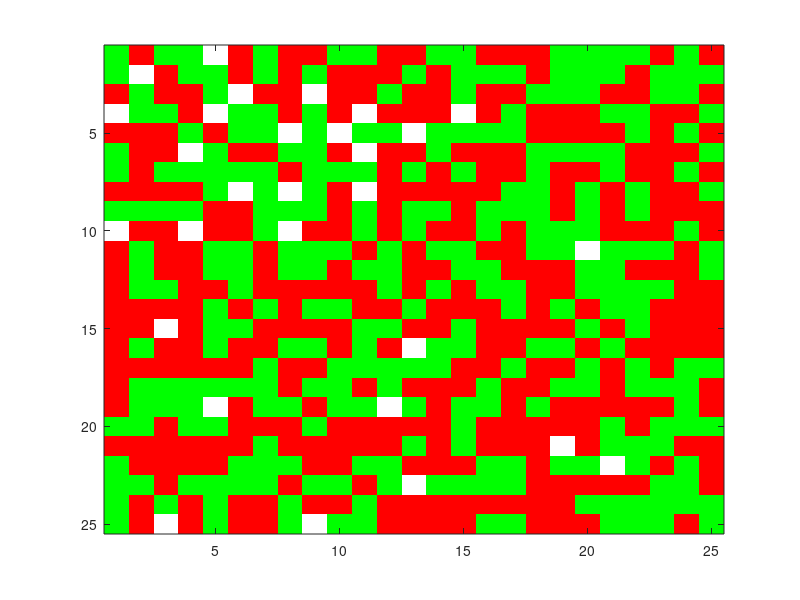

Write the MATLAB code that produced this figure. (Note: this script raises an error after producing the figure.)
% ABMSchellingSegregation.m
% Tested on the following builds:  MATLAB R2020b
%
% (C) 2021 Joseph Blochberger (jblochb2@jhu.edu).  All rights reserved.
% Feel free to share and use this script with associated files based on the
% following creative commons license: Attribution-NonCommercial-ShareAlike
% 4.0 International (CC BY-NC-SA 4.0).  For more information, see
% creativecommons.org/licenses/by-na-sa/4.0/
%
% Kindly cite as
%       Blochberger, J. 2021. Agent-Based Modeling of Schelling's
%       Segregation Model. https://github.com/joeblochberger/ABM-Schelling/ABMSchellingSegregation.m, GitHub. Retrieved Month Day, Year.
%
% Usage:
% This script demonstrates a realization of Schelling's segregation model [1].
% This model has fixed boundary conditions and updates sequentially.
% The default demo is based on default inputs from NetLogo v6.2 [2].
% Note: user will need to define where output results go in addition to
% defining simulation start number to rerun this script once a simulation
% is complete.
%
% Input:
%      start - user types in a starting value for the beginning of the
%      simulation
%
%      finish - user types in a finishing value for the beginning of the
%      simulation
%
%      ScrptPath - user defined directory where this MATLAB script lives
%
%      ResPath - user defined directory where figures are populated along
%      with .mat files of results
%
% References:
%      [1] Schelling, T., 1971, “Dynamic Models of Segregation,” Journal of
%      Mathematical Sociology, 1, pp. 143-186.
%
%      [2] Wilensky, U. 1999. NetLogo. http://ccl.northwestern.edu/netlogo/
%      Center for Connected Learning and Computer-Based Modeling,
%      Northwestern University. Evanston, IL.
%
clc; close all; clear iter;

%% Setup
if exist('start','var') == 0
    clc; close all; clear all;
    ScrptPath = uigetdir('','Where is this script located?');
    ResPath = uigetdir('','Where would you like your results?');
    start = input('Enter the starting simulation number (e.g. 1): ');
    finish = input('Enter the final number of simulations you would like to run (e.g. 10): ');
    spyflag = input('Suppress visualizing unhappy agents? (Enter 1 to suppress, 0 to visualize): ');
    cd(ResPath);
    
    %% Inputs to ABM
    N = 25; % for a square lattice, length along one direction
    density = 95/100; % What percentage of the lattice do agents occupy?
    des_pct_sim = 50/100; % desired percent similar in neighborhood
    msz = 8; % plot markersize for unhappy agents
    
    % % % 1st order Moore neighborhood
    SurroundingNeighbors = [1,1,1;
        1,0,1;
        1,1,1];
    
elseif exist('start','var') == 1
    cd(ResPath);
    if SimulationNum >= finish
        clear all; close all;
        error('Simulations are finished.  Please check your results directory.');
    end
end

%% Simulation forloop
for SimulationNum = start:finish % Number of simulations to loop through
    % Initial population
    LatticeNetwork = zeros(N); % set up lattice
    agents = randi([0 1],size(LatticeNetwork,1),size(LatticeNetwork,2)); % populate agents on lattice network
    agents(agents==0) = 2; % differentiate some of them from the empty values
    empty_idx = randi([1 size(LatticeNetwork,1)*size(LatticeNetwork,2)], 1, round(size(LatticeNetwork,1).*size(LatticeNetwork,2)*(1-density))); %account for the predescribed density
    agents(empty_idx) = 0; % designate the empty values
    popagents = nonzeros(agents); total_agents=length(popagents);% total number of populated agents
    group_one = sum(popagents==1); % group one check
    group_two = sum(popagents==2); % group two check
    t = 0; % iteration zero
    
    % initial grid
    figure
    imagesc(agents);
    mymap = [1 1 1;1 0 0;0 1 0];colormap(mymap);
    labels={'Empty','Red','Green'};
    lcolorbar(labels,'fontweight','bold');
    hold on; xticks([]); yticks([]);
    
    %% Find neighbors in lattice using 2D convolution
    M = zeros(size(agents));
    pct_sim_mtx = zeros(size(agents));
    for x = 1:size(agents,1)
        for y = 1:size(agents,2)
            M(x,y)=1;
            nbrs{x,y}=agents(conv2(M,SurroundingNeighbors,'same')>0);
            if agents(x,y) == 1 % Red
                pct_sim_mtx(x,y) = sum(nbrs{x,y}==1)/length(nonzeros(nbrs{x,y}));
            elseif agents(x,y) == 2 % Green
                pct_sim_mtx(x,y) = sum(nbrs{x,y}==2)/length(nonzeros(nbrs{x,y}));
            elseif agents(x,y) == 0 % space is empty
                pct_sim_mtx(x,y) = 1;
            end
            M(:) = 0;
        end
    end
    
    % find the dissatisfied agents
    dis_mtx = pct_sim_mtx<des_pct_sim;
    num_unhappy = numel(nonzeros(dis_mtx));
    if spyflag == 0
        spy(sparse(dis_mtx),'kx',msz)
    end
    axes.YDir = 'reverse';
    pct_dis = sum(dis_mtx,'all')/length(popagents);
    fprintf(['Iteration = ',num2str(t),'\n'])
    fprintf(['Number Unhappy = ',num2str(num_unhappy),'\n'])
    fprintf(['Percentage Unhappy = ',num2str(pct_dis*100),'\n\n'])
    title('Iteration = 0')
    axis tight
    print([num2str(SimulationNum),'_SchellingSim_Iter',num2str(t)], '-dpng')
    close
    
    % document changes
    AgentsOverTime(1,:,:) = agents;
    num_unhappy(1) = num_unhappy;
    t=1; iter(1)=0;
    
    % find where unhappy agents can move to
    while pct_dis ~=0
        t = t+1;
        iter(t) = t-1;
        for x = 1:size(agents,1)
            for y = 1:size(agents,2)
                current_agent = agents(x,y);
                dis_agents = agents.*dis_mtx;
                dis_map = find(dis_agents~=0);
                empty_map = find(agents==0);
                
                if current_agent == dis_agents(x,y)
                    idx_2_mv = randi([1 length(empty_map)],1); % index to move arbitrarily to empty space
                    agents(empty_map(idx_2_mv)) = current_agent; % agent moves
                    agents(x,y) = 0; % to account for the agent moving
                    
                    % Find neighbors in lattice using 2D convolution after
                    % moving
                    M(x,y)=1;
                    nbrs{x,y}=agents(conv2(M,SurroundingNeighbors,'same')>0);
                    if agents(x,y)==1
                        pct_sim_mtx(x,y) = sum(nbrs{x,y}==1)/length(nonzeros(nbrs{x,y}));
                    elseif agents(x,y)==2
                        pct_sim_mtx(x,y) = sum(nbrs{x,y}==2)/length(nonzeros(nbrs{x,y}));
                    else
                        pct_sim_mtx(x,y) = 1;
                    end
                    M(:) = 0;
                else
                    continue
                end
            end
        end
        
        figure
        imagesc(agents);
        colormap(mymap);
        lcolorbar(labels,'fontweight','bold');
        hold on; xticks([]); yticks([]);
        M = zeros(size(agents));
        pct_sim_mtx = zeros(size(agents));
        for x = 1:size(agents,1)
            for y = 1:size(agents,2)
                M(x,y)=1;
                nbrs{x,y}=agents(conv2(M,SurroundingNeighbors,'same')>0);
                if agents(x,y)==1
                    pct_sim_mtx(x,y) = sum(nbrs{x,y}==1)/length(nonzeros(nbrs{x,y}));
                elseif agents(x,y)==2
                    pct_sim_mtx(x,y) = sum(nbrs{x,y}==2)/length(nonzeros(nbrs{x,y}));
                else
                    pct_sim_mtx(x,y) = 1;
                end
                M(:) = 0;
            end
        end
        
        % find the dissatisfied agents
        AgentsOverTime(t,:,:) = agents;
        dis_mtx = pct_sim_mtx<des_pct_sim;
        num_unhappy(t) = numel(nonzeros(dis_mtx));
        if spyflag == 0
            spy(sparse(dis_mtx),'kx',msz)
        end
        axes.YDir = 'reverse';
        pct_dis = sum(dis_mtx,'all')/length(popagents);
        fprintf(['Iteration = ',num2str(t-1),'\n'])
        fprintf(['Number Unhappy = ',num2str(num_unhappy(t)),'\n'])
        fprintf(['Percentage Unhappy = ',num2str(pct_dis*100),'\n\n'])
        title(['Iteration = ',num2str(t-1)])
        axis tight
        print([num2str(SimulationNum),'_SchellingSim_Iter',num2str(t-1)], '-dpng')
        close
        pause(0.5)
        
        if t==1000
            fprintf('No converged solution for unhappy agents \n\n')
            figure
            plot(iter,num_unhappy,'k','linewidth',2);
            title('Evolution of unhappiness')
            ylabel('Number of unhappy agents'); xlabel('Number of iterations')
            axis tight; grid on;
            print([num2str(SimulationNum),'_EvolutionOfUnhappiness'], '-dpng')
            close
            save([num2str(SimulationNum),'_SchellingSim.mat'],'AgentsOverTime','total_agents','iter','num_unhappy')
            fprintf('End of simulation \n\n')
            close all;
            clear agents axes current_agent dis_agents dis_map AgentsOverTime;
            clear dis_mtx empty_idx empty_map group_one group_two idx_2_mv;
            clear iter labels LatticeNetwork M mymap n_changes nbrs num_unhappy;
            clear numNeighbors pct_dis pct_sim_mtx popagents x y t;
            % Next simulation
            start = SimulationNum +1;
            if SimulationNum == finish
                clear all; close all;
                error('Simulations are finished.  Please check your results directory.');
                return
            elseif SimulationNum < finish
                run([ScrptPath,'\ABMSchellingSegregation.m'])
            end
        end
    end
    
    %%
    figure
    plot(iter,num_unhappy,'k','linewidth',2);
    title('Evolution of unhappiness')
    ylabel('Number of unhappy agents'); xlabel('Number of iterations')
    axis tight; grid on;
    print([num2str(SimulationNum),'_EvolutionOfUnhappiness'], '-dpng')
    close
    save([num2str(SimulationNum),'_SchellingSim.mat'],'AgentsOverTime','total_agents','iter','num_unhappy')
    fprintf('End of simulation \n\n')
    close all;
    clear agents axes current_agent dis_agents dis_map AgentsOverTime;
    clear dis_mtx empty_idx empty_map group_one group_two idx_2_mv;
    clear iter labels LatticeNetwork M mymap n_changes nbrs num_unhappy;
    clear numNeighbors pct_dis pct_sim_mtx popagents t x y;
    clc
end

% Next simulation
start = SimulationNum +1;
if SimulationNum == finish
    clear all; close all;
    error('Simulations are finished.  Please check your results directory.');
    return
elseif SimulationNum < finish
    run([ScrptPath,'\ABMSchellingSegregation.m'])
end
